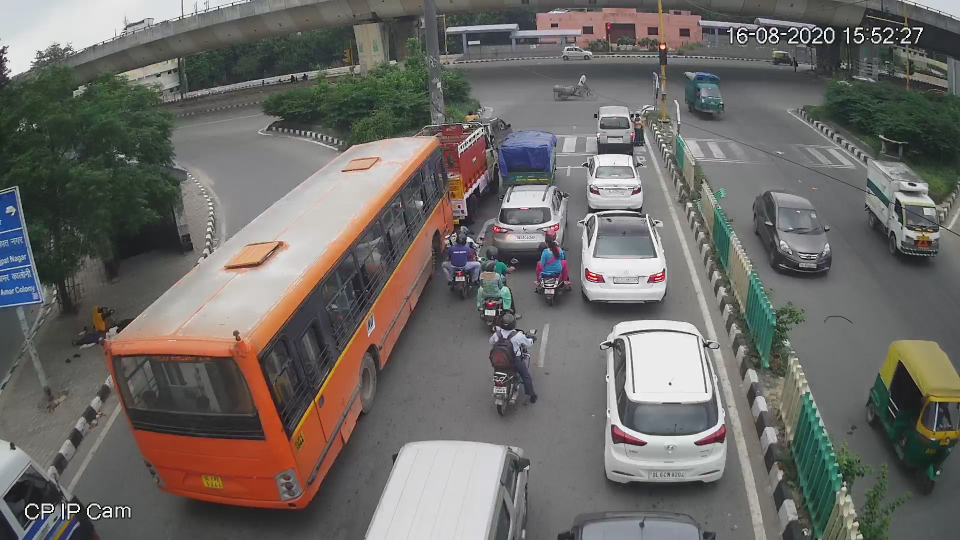
//> input picture resources/traffic.jpg, 1920 x 1080 px (shown at 1/2 size)
$ ./transform   (built with g++ and OpenCV 4)
//> lines starting //> are read from the running program, lines starting //| are printed output that depends on the picture; after the words box and inside, x2 and y2 are one past the last pixel; in counts of white or black regions, pixels touching at a corner belong together
#include <opencv2/opencv.hpp>

using namespace cv;
using namespace std;

struct userdata{
    Mat im;
    vector<Point2f> points;
};


void mouseHandler(int event, int x, int y, int flags, void* data_ptr)
{
    if  ( event == EVENT_LBUTTONDOWN )
    {
        userdata *data = ((userdata *) data_ptr);
        circle(data->im, Point(x,y),3,Scalar(0,255,255), 5, cv::LINE_AA);
        imshow("Image", data->im);
        if (data->points.size() < 4)
        {
            data->points.push_back(Point2f(x,y));
        }
    }
}

void transform(string img_name)
{
//> called with img_name = "traffic.jpg"
    // Read in the image.
    Mat im_src1 = imread(img_name);
//> im_src1 is the input picture: 1080 rows x 1920 cols, CV_8UC3; mean B, G, R 102.5, 106.2, 109.1
    Mat im_src;
    cv::cvtColor(im_src1, im_src, cv::COLOR_BGR2GRAY);
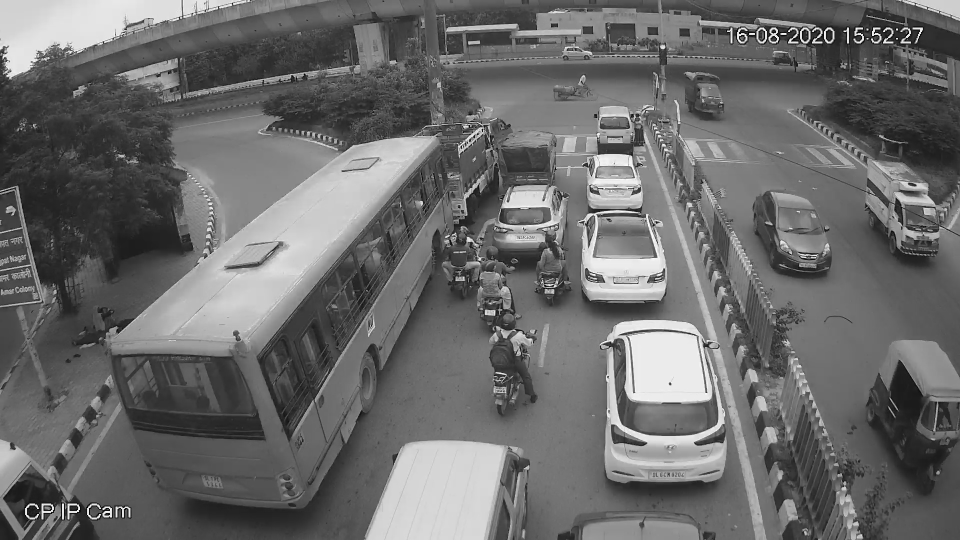
//> im_src: 1080 rows x 1920 cols, CV_8UC1 (shown at 1/2 size); min 0, max 255, mean 106.6
    // Destination image
    Size size(328,778);
    Mat im_dst = Mat::zeros(size,CV_8UC3);

    // Create a vector of points.
    vector<Point2f> pts_dst;

    pts_dst.push_back(Point2f(0,0));
    pts_dst.push_back(Point2f(size.width - 1, 0));
    pts_dst.push_back(Point2f(size.width - 1, size.height -1));
    pts_dst.push_back(Point2f(0, size.height - 1 ));

    //Create a window
    namedWindow("Image", 1);

    Mat im_temp = im_src.clone();

    userdata data;
    data.im = im_temp;

    //set the callback function for any mouse event
    setMouseCallback("Image", mouseHandler, &data);

    //show the image
    imshow("Image", im_temp);
    waitKey(0);
//> the left mouse button is pressed and released at (480, 270)
//> in mouseHandler, `circle(data->im, Point(x,y),3,Scalar(0,255,255), 5, cv::LINE_AA);`: data->im: 1080 rows x 1920 cols, CV_8UC1; 173 pixels changed, all inside (x1, y1, x2, y2) = (473, 263, 488, 278)
//> the left mouse button is pressed and released at (1440, 270)
//> in mouseHandler (call 3), `circle(data->im, Point(x,y),3,Scalar(0,255,255), 5, cv::LINE_AA);`: data->im: 1080 rows x 1920 cols, CV_8UC1; min 0, max 255, mean 106.6
//> the left mouse button is pressed and released at (1440, 810)
//> in mouseHandler (call 5), `circle(data->im, Point(x,y),3,Scalar(0,255,255), 5, cv::LINE_AA);`: data->im: 1080 rows x 1920 cols, CV_8UC1; min 0, max 255, mean 106.6
//> the left mouse button is pressed and released at (480, 810)
//> in mouseHandler (call 7), `circle(data->im, Point(x,y),3,Scalar(0,255,255), 5, cv::LINE_AA);`: data->im: 1080 rows x 1920 cols, CV_8UC1; min 0, max 255, mean 106.6

    Mat tform = findHomography(data.points, pts_dst);
    warpPerspective(im_src, im_dst, tform, size);
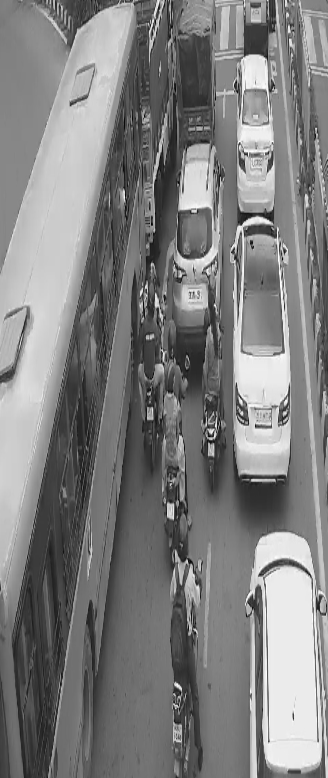
//> im_dst: 778 rows x 328 cols, CV_8UC1; min 2, max 255, mean 127.4

    imshow("Image", im_dst);
    waitKey(0);
}


int main( int argc, char** argv)
{
    transform("traffic.jpg");
    return 0;
}

$ run again, with resources/empty.jpg copied over resources/traffic.jpg
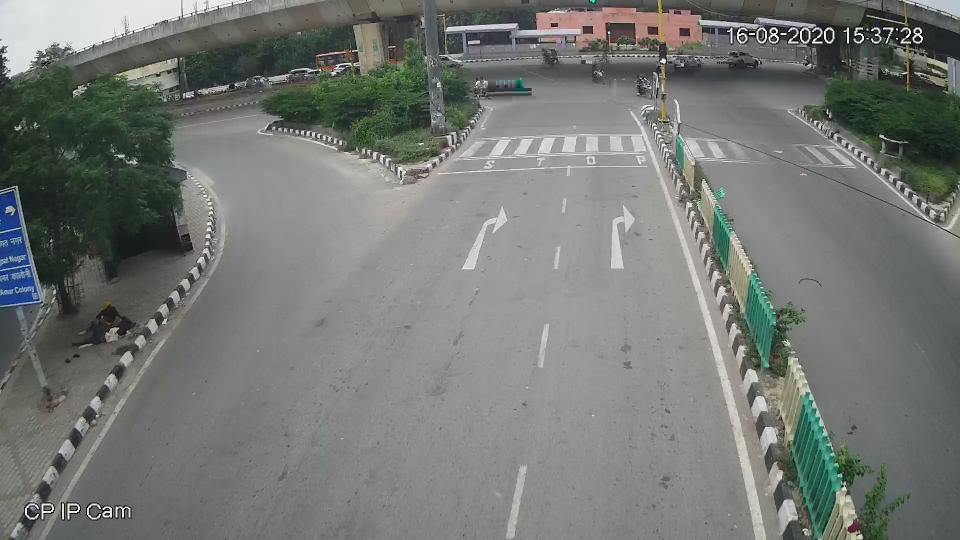
//> input picture resources/empty.jpg, 1920 x 1080 px (shown at 1/2 size)
//> in transform, im_src1 is the input picture: 1080 rows x 1920 cols, CV_8UC3; mean B, G, R 116.9, 120.1, 116.9
//> in transform, `cv::cvtColor(im_src1, im_src, cv::COLOR_BGR2GRAY);`:
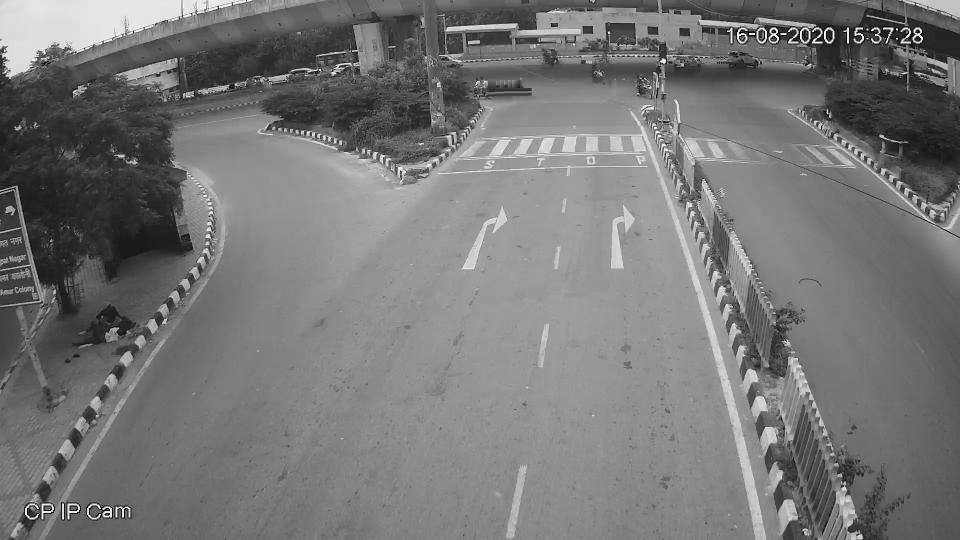
//> im_src: 1080 rows x 1920 cols, CV_8UC1 (shown at 1/2 size); min 0, max 255, mean 118.8
//> in transform, `warpPerspective(im_src, im_dst, tform, size);`:
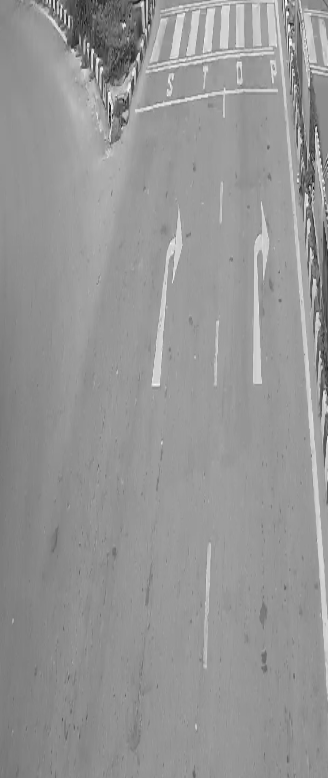
//> im_dst: 778 rows x 328 cols, CV_8UC1; min 15, max 254, mean 149.8
